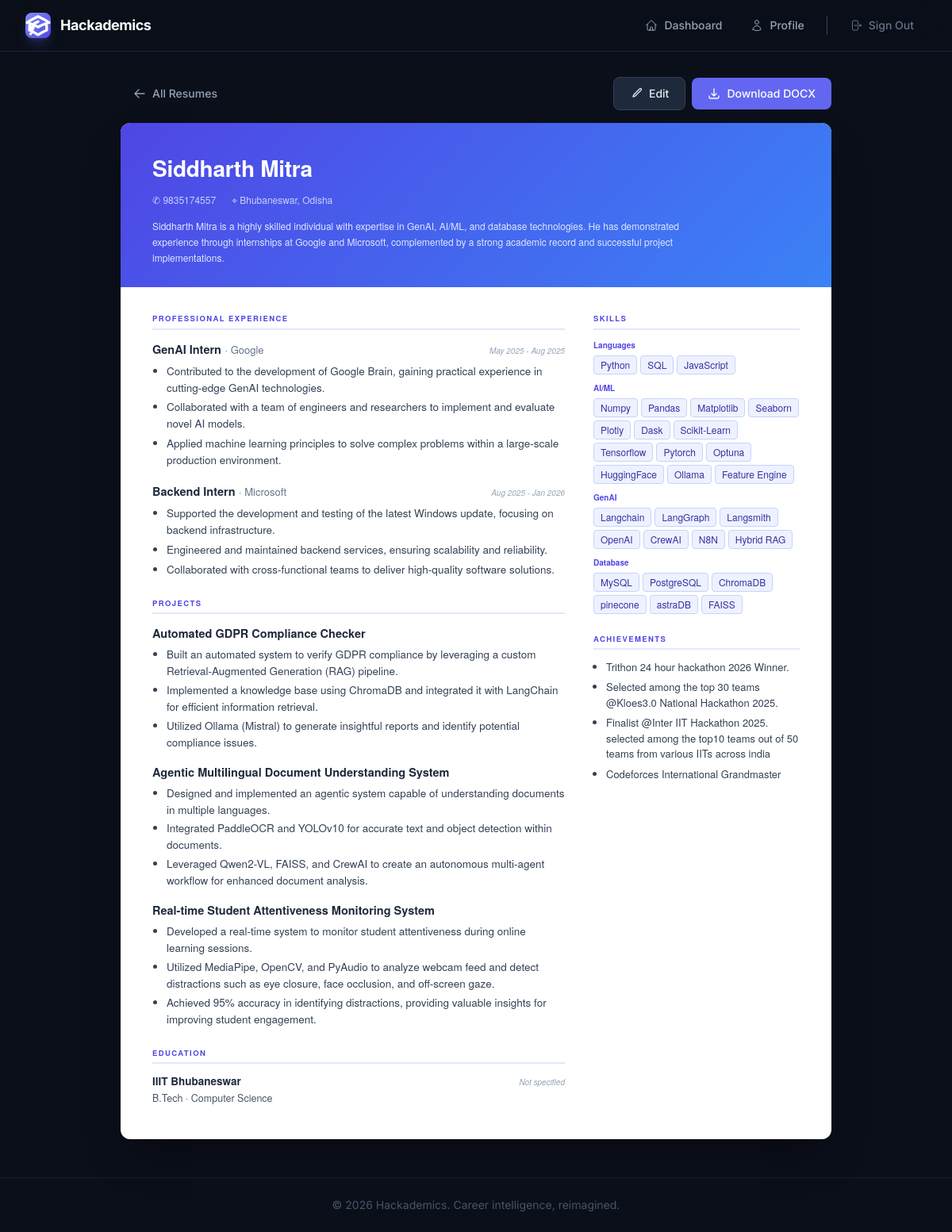
Page /resume/resume-details/34/ (signed in) on the committed database.
### resume_builder/models.py (models this page shows, shortened)
class resume(models.Model):
    user = models.ForeignKey(User, on_delete=models.CASCADE)
    full_name = models.CharField(max_length=100)
    phone_number = models.CharField(max_length=20)
    email = models.EmailField()
    location = models.CharField(max_length=255, blank=True)
    summary = models.TextField(blank=True)
    achievements = models.TextField(blank=True)
    projects = models.TextField(blank=True)
    skills = models.TextField(blank=True)
    experience = models.TextField(blank=True)
    education = models.TextField(blank=True)
    template_used = models.IntegerField(default=1)
    created_at = models.DateTimeField(auto_now_add=True)
    updated_at = models.DateTimeField(auto_now=True)
    class Meta:
        ordering = ['-created_at']

### resume_builder/views.py (the view)
# urls.py: path('resume-details/<int:pk>/', views.resume_details, name='view-resume'),
@login_required
def resume_details(request, pk):
    my_resume = get_object_or_404(resume, pk=pk, user=request.user)
    template_choice = my_resume.template_used or 1
    template_name = f'resume_templates/template{template_choice}.html'
    context = {
        'resume': my_resume,
        'full_name': my_resume.full_name,
        'phone_number': my_resume.phone_number,
        'email': my_resume.email,
        'location': my_resume.location,
        'summary': my_resume.summary,
        'skills': _safe_json(my_resume.skills, []),
        'education': _safe_json(my_resume.education, []),
        'experience': _safe_json(my_resume.experience, []),
        'projects': _safe_json(my_resume.projects, []),
        'achievements': _safe_json(my_resume.achievements, []),
        'resume_id': my_resume.pk,
    }
    return render(request, template_name, context)

### resume_builder/views.py (called while the page is built)
def _safe_json(value, fallback=None):
    if fallback is None:
        fallback = []
    if not value:
        return fallback
    try:
        parsed = _json.loads(value)
        if isinstance(parsed, (list, dict)):
            return parsed
    except Exception:
        pass
    return value  # Return raw text as-is if it's not JSON (e.g., edited manually)

### templates/resume_templates/template2.html (shortened to what this page needs)
{% extends 'base.html' %}
{% block content %}
<div class="animate-slide-up">
  <div class="flex items-center justify-between mb-4 max-w-4xl mx-auto">
    <a href="{% url 'view' %}" class="btn-ghost text-sm">
      <svg class="w-4 h-4" fill="none" viewBox="0 0 24 24" stroke-width="2" stroke="currentColor">
        <path stroke-linecap="round" stroke-linejoin="round" d="M10.5 19.5 3 12m0 0 7.5-7.5M3 12h18" />
      </svg>
      All Resumes
    </a>
    <div class="flex items-center gap-2">
      {% if resume_id %}
      <a href="{% url 'edit_resume' resume_id %}" class="btn-secondary text-sm">
        <svg class="w-4 h-4" fill="none" viewBox="0 0 24 24" stroke-width="2" stroke="currentColor">
          <path stroke-linecap="round" stroke-linejoin="round" d="m16.862 4.487 1.687-1.688a1.875 1.875 0 1 1 2.652 2.652L10.582 16.07a4.5 4.5 0 0 1-1.897 1.13L6 18l.8-2.685a4.5 4.5 0 0 1 1.13-1.897l8.932-8.931Z" />
        </svg>
        Edit
      </a>
      <a href="{% url 'download_resume' resume_id %}" class="btn-primary text-sm">
        <svg class="w-4 h-4" fill="none" viewBox="0 0 24 24" stroke-width="2" stroke="currentColor">
          <path stroke-linecap="round" stroke-linejoin="round" d="M3 16.5v2.25A2.25 2.25 0 0 0 5.25 21h13.5A2.25 2.25 0 0 0 21 18.75V16.5M16.5 12 12 16.5m0 0L7.5 12m4.5 4.5V3" />
        </svg>
        Download DOCX
      </a>
      {% endif %}
    </div>
  </div>
  <div id="resume-content" class="max-w-4xl mx-auto bg-white shadow-2xl shadow-black/40 rounded-xl overflow-hidden my-4"
       style="font-family: 'Helvetica Neue', Arial, sans-serif; color: #1a1a1a;">
    <div style="background: linear-gradient(135deg, #4F46E5 0%, #3B82F6 100%); padding: 36px 40px 28px; color:white;">
      <h1 style="font-size:28px; font-weight:700; letter-spacing:-0.01em; margin:0;">{{ full_name }}</h1>
      <div style="display:flex; flex-wrap:wrap; gap:6px 20px; margin-top:10px; font-size:12px; color:#C7D2FE;">
        {% if phone_number %}<span>✆ {{ phone_number }}</span>{% endif %}
        {% if location %}<span>⌖ {{ location }}</span>{% endif %}
      </div>
      {% if summary %}
      <p style="margin-top:14px; font-size:12px; color:#E0E7FF; line-height:1.65; max-width:680px;">{{ summary }}</p>
      {% endif %}
    </div>
    <div style="display:flex; padding:32px 40px; gap:36px;">
      <div style="flex:2;">
        {% if experience %}
        <div style="margin-bottom:24px;">
          <h2 style="font-size:9.5px; font-weight:700; text-transform:uppercase; letter-spacing:0.15em; color:#4F46E5; border-bottom:2px solid #E0E7FF; padding-bottom:5px; margin-bottom:12px;">Professional Experience</h2>
          {% if experience.0.title %}
            {% for exp in experience %}
            <div style="margin-bottom:16px;">
              <div style="display:flex; justify-content:space-between; align-items:baseline;">
                <div>
                  <span style="font-size:14.5px; font-weight:700; color:#1E293B;">{{ exp.title }}</span>
                  {% if exp.company %}<span style="font-size:13px; color:#64748B;"> · {{ exp.company }}</span>{% endif %}
                </div>
                {% if exp.dates %}<span style="font-size:10px; color:#94A3B8; font-style:italic; white-space:nowrap; margin-left:8px;">{{ exp.dates }}</span>{% endif %}
              </div>
              {% if exp.bullets %}
              <ul style="margin:6px 0 0 18px; padding:0; list-style:disc;">
                {% for bullet in exp.bullets %}
                <li style="font-size:13.5px; color:#334155; margin-bottom:4px; line-height:1.55;">{{ bullet }}</li>
                {% endfor %}
              </ul>
              {% endif %}
            </div>
            {% endfor %}
          {% else %}
            <div style="font-size:12px; white-space:pre-line; color:#334155;">{{ experience }}</div>
          {% endif %}
        </div>
        {% endif %}
        {% if projects %}
        <div style="margin-bottom:24px;">
          <h2 style="font-size:9.5px; font-weight:700; text-transform:uppercase; letter-spacing:0.15em; color:#4F46E5; border-bottom:2px solid #E0E7FF; padding-bottom:5px; margin-bottom:12px;">Projects</h2>
          {% if projects.0.name %}
            {% for proj in projects %}
            <div style="margin-bottom:14px;">
              <div>
                <span style="font-size:14.5px; font-weight:700; color:#1E293B;">{{ proj.name }}</span>
              </div>
              {% if proj.bullets %}
              <ul style="margin:5px 0 0 18px; padding:0; list-style:disc;">
                {% for bullet in proj.bullets %}
                <li style="font-size:13.5px; color:#334155; margin-bottom:3px; line-height:1.55;">{{ bullet }}</li>
                {% endfor %}
              </ul>
              {% endif %}
            </div>
            {% endfor %}
          {% else %}
            <div style="font-size:12px; white-space:pre-line; color:#334155;">{{ projects }}</div>
          {% endif %}
        </div>
        {% endif %}
        {% if education %}
        <div>
          <h2 style="font-size:9.5px; font-weight:700; text-transform:uppercase; letter-spacing:0.15em; color:#4F46E5; border-bottom:2px solid #E0E7FF; padding-bottom:5px; margin-bottom:12px;">Education</h2>
          {% if education.0.institution %}
            {% for edu in education %}
            <div style="margin-bottom:10px;">
              <div style="display:flex; justify-content:space-between; align-items:baseline;">
                <span style="font-size:13.5px; font-weight:700; color:#1E293B;">{{ edu.institution }}</span>
                {% if edu.dates %}<span style="font-size:10px; color:#94A3B8; font-style:italic;">{{ edu.dates }}</span>{% endif %}
              </div>
              {% if edu.degree or edu.field %}
              <div style="font-size:12.5px; color:#475569; margin-top:2px;">{{ edu.degree }}{% if edu.degree and edu.field %} · {% endif %}{{ edu.field }}</div>
              {% endif %}
            </div>
            {% endfor %}
          {% else %}
            <div style="font-size:12px; white-space:pre-line; color:#334155;">{{ education }}</div>
          {% endif %}
        </div>
        {% endif %}
      </div>
      <div style="flex:1; min-width:0;">
        {% if skills %}
        <div style="margin-bottom:24px;">
          <h2 style="font-size:9.5px; font-weight:700; text-transform:uppercase; letter-spacing:0.15em; color:#4F46E5; border-bottom:2px solid #E0E7FF; padding-bottom:5px; margin-bottom:12px;">Skills</h2>
          {% if skills.0.category %}
            {% for cat in skills %}
            <div style="margin-bottom:10px;">
              <div style="font-size:10px; font-weight:700; color:#4F46E5; margin-bottom:5px;">{{ cat.category }}</div>
              <div style="display:flex; flex-wrap:wrap; gap:4px;">
                {% for item in cat.items %}
                <span style="background:#EEF2FF; color:#3730A3; font-size:12px; padding:2px 8px; border-radius:4px; border:1px solid #C7D2FE;">{{ item }}</span>
                {% endfor %}
              </div>
            </div>
            {% endfor %}
          {% else %}
            <div style="font-size:12px; color:#334155;">{{ skills }}</div>
          {% endif %}
        </div>
        {% endif %}
        {% if achievements %}
        <div>
          <h2 style="font-size:9.5px; font-weight:700; text-transform:uppercase; letter-spacing:0.15em; color:#4F46E5; border-bottom:2px solid #E0E7FF; padding-bottom:5px; margin-bottom:12px;">Achievements</h2>
          {% if achievements.0 %}
          <ul style="margin:0; padding-left:16px; list-style:disc;">
            {% for ach in achievements %}
            <li style="font-size:13px; color:#334155; margin-bottom:6px; line-height:1.5;">{{ ach }}</li>
            {% endfor %}
          </ul>
          {% else %}
            <div style="font-size:12px; color:#334155;">{{ achievements }}</div>
          {% endif %}
        </div>
        {% endif %}
      </div>
    </div>
  </div>
</div>
{% endblock %}

### rows in the picture
resume: full_name "Siddharth Mitra", phone_number "9835174557", location "Bhubaneswar, Odisha", summary "Siddharth Mitra is a highly skilled individual with expertise in GenAI, AI/ML, and database technologies. He has demonstrated experience through internships at Google and Microsoft, complemented by a strong academic record and successful project implementations."

### other values in the picture
{{ exp.title }} "GenAI Intern" "Backend Intern"
{{ exp.company }} "Google" "Microsoft"
{{ exp.dates }} "May 2025 - Aug 2025" "Aug 2025 - Jan 2026"
{{ bullet }} "Contributed to the development of Google Brain, gaining practical experience in cutting-edge GenAI technologies." "Collaborated with a team of engineers and researchers to implement and evaluate novel AI models." "Applied machine learning principles to solve complex problems within a large-scale production environment." "Supported the development and testing of the latest Windows update, focusing on backend infrastructure." "Engineered and maintained backend services, ensuring scalability and reliability." "Collaborated with cross-functional teams to deliver high-quality software solutions."
{{ proj.name }} "Automated GDPR Compliance Checker" "Agentic Multilingual Document Understanding System" "Real-time Student Attentiveness Monitoring System"
{{ bullet }} "Built an automated system to verify GDPR compliance by leveraging a custom Retrieval-Augmented Generation (RAG) pipeline." "Implemented a knowledge base using ChromaDB and integrated it with LangChain for efficient information retrieval." "Utilized Ollama (Mistral) to generate insightful reports and identify potential compliance issues." "Designed and implemented an agentic system capable of understanding documents in multiple languages." "Integrated PaddleOCR and YOLOv10 for accurate text and object detection within documents." "Leveraged Qwen2-VL, FAISS, and CrewAI to create an autonomous multi-agent workflow for enhanced document analysis." "Developed a real-time system to monitor student attentiveness during online learning sessions." "Utilized MediaPipe, OpenCV, and PyAudio to analyze webcam feed and detect distractions such as eye closure, face occlusion, and off-screen gaze." "Achieved 95% accuracy in identifying distractions, providing valuable insights for improving student engagement."
{{ edu.institution }} "IIIT Bhubaneswar"
{{ edu.dates }} "Not specified"
{{ edu.degree }} "B.Tech"
{{ edu.field }} "Computer Science"
{{ cat.category }} "Languages" "AI/ML" "GenAI" "Database"
{{ item }} "Python" "SQL" "JavaScript" "Numpy" "Pandas" "Matplotlib" "Seaborn" "Plotly" "Dask" "Scikit-Learn" "Tensorflow" "Pytorch" "Optuna" "HuggingFace" "Ollama" "Feature Engine" "Langchain" "LangGraph" "Langsmith" "OpenAI" "CrewAI" "N8N" "Hybrid RAG" "MySQL" "PostgreSQL" "ChromaDB" "pinecone" "astraDB" "FAISS"
{{ ach }} "Trithon 24 hour hackathon 2026 Winner." "Selected among the top 30 teams @Kloes3.0 National Hackathon 2025." "Finalist @Inter IIT Hackathon 2025. selected among the top10 teams out of 50 teams from various IITs across india" "Codeforces International Grandmaster"
